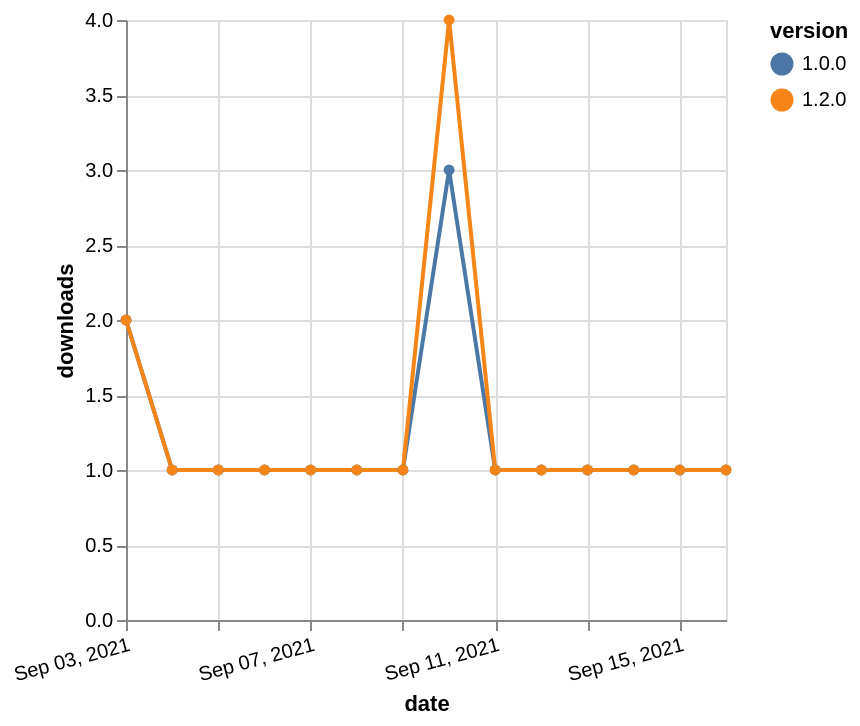

The specification (Vega-Lite) saved for this image:
### Vega-Lite specification from a JSON file in a GitHub repository (floating-point values rounded to 4 significant figures)
{"$schema": "https://vega.github.io/schema/vega-lite/v5.json", "description": "A simple bar chart with embedded data.", "data": {"values": [{"date": "2021-09-03", "total": 194, "delta": 2, "version": "1.0.0"}, {"date": "2021-09-04", "total": 195, "delta": 1, "version": "1.0.0"}, {"date": "2021-09-05", "total": 196, "delta": 1, "version": "1.0.0"}, {"date": "2021-09-06", "total": 197, "delta": 1, "version": "1.0.0"}, {"date": "2021-09-07", "total": 198, "delta": 1, "version": "1.0.0"}, {"date": "2021-09-08", "total": 199, "delta": 1, "version": "1.0.0"}, {"date": "2021-09-09", "total": 200, "delta": 1, "version": "1.0.0"}, {"date": "2021-09-10", "total": 203, "delta": 3, "version": "1.0.0"}, {"date": "2021-09-11", "total": 204, "delta": 1, "version": "1.0.0"}, {"date": "2021-09-12", "total": 205, "delta": 1, "version": "1.0.0"}, {"date": "2021-09-13", "total": 206, "delta": 1, "version": "1.0.0"}, {"date": "2021-09-14", "total": 207, "delta": 1, "version": "1.0.0"}, {"date": "2021-09-15", "total": 208, "delta": 1, "version": "1.0.0"}, {"date": "2021-09-16", "total": 209, "delta": 1, "version": "1.0.0"}, {"date": "2021-09-03", "total": 117, "delta": 2, "version": "1.2.0"}, {"date": "2021-09-04", "total": 118, "delta": 1, "version": "1.2.0"}, {"date": "2021-09-05", "total": 119, "delta": 1, "version": "1.2.0"}, {"date": "2021-09-06", "total": 120, "delta": 1, "version": "1.2.0"}, {"date": "2021-09-07", "total": 121, "delta": 1, "version": "1.2.0"}, {"date": "2021-09-08", "total": 122, "delta": 1, "version": "1.2.0"}, {"date": "2021-09-09", "total": 123, "delta": 1, "version": "1.2.0"}, {"date": "2021-09-10", "total": 127, "delta": 4, "version": "1.2.0"}, {"date": "2021-09-11", "total": 128, "delta": 1, "version": "1.2.0"}, {"date": "2021-09-12", "total": 129, "delta": 1, "version": "1.2.0"}, {"date": "2021-09-13", "total": 130, "delta": 1, "version": "1.2.0"}, {"date": "2021-09-14", "total": 131, "delta": 1, "version": "1.2.0"}, {"date": "2021-09-15", "total": 132, "delta": 1, "version": "1.2.0"}, {"date": "2021-09-16", "total": 133, "delta": 1, "version": "1.2.0"}]}, "width": "container", "mark": {"type": "line", "point": {"filled": true}}, "encoding": {"x": {"field": "date", "type": "temporal", "timeUnit": "yearmonthdate", "title": "date", "axis": {"labelAngle": -15}}, "y": {"field": "delta", "type": "quantitative", "title": "downloads"}, "color": {"field": "version", "type": "nominal"}, "tooltip": {"field": "delta"}}}
